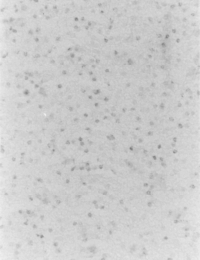
#> input picture thresh1.png, 200 x 260 px
$ python thresholding.py
#> lines starting #> are read from the running program, lines starting #| are printed output that depends on the picture
#> further down, image is the input picture: shape (260, 200); min 126, max 240, mean 204.4
import matplotlib.pyplot as plt
import cv2
import numpy as np


def out_celulas_malas(img, imageFile):
	#_, threshold_binary = cv2.threshold(neg, 90, 150, cv2.THRESH_BINARY)
	#cv2.imshow('thresholdin', threshold_binary)

	#Obtengo el tamaño de la imagen
#> called with imageFile = 'thresh1.png'
    h, w = img.shape
#> h = 260; w = 200

    #IMREAD_GRAYSCALE = Carga la imagen a escala de Grises.
    imgGray = cv2.imread(imageFile, cv2.IMREAD_GRAYSCALE)
    for i in range(h):
        for j in range(w):
            if(img[i][j]>=193 and img[i][j]<=195 ):
                imgGray[i][j]=255
            else:
                imgGray[i][j]=0
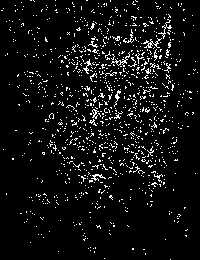
#> imgGray: shape (260, 200); 6.3% white in thin lines or dots
    cv2.imshow('Sin Celulas Muertas',imgGray)


if __name__ == "__main__":

	imageFile = 'thresh1.png'
	image = cv2.imread(imageFile, cv2.IMREAD_GRAYSCALE)
	cv2.imshow('Imagen Fuente',image)
	out_celulas_malas(image, imageFile)


	hist = cv2.calcHist([image], [0], None, [256], [0, 256])
#> hist = 256 values, max 4135 at index 206, min 0 at index 0, mean 203.1

	plt.plot(hist, color='blue' )
	plt.xlabel('Intensidad')
	plt.ylabel('Pixeles Total')
	plt.show()
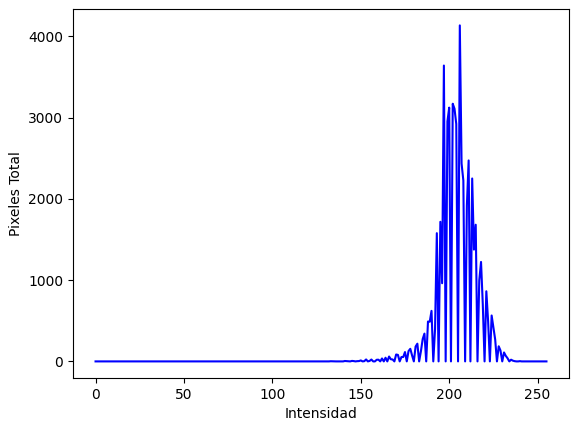
#> figure drawn by matplotlib, 1 panel; curve peaks at x = 206, y = 4135

	cv2.destroyAllWindows()

$ run again, with thresh2.png copied over thresh1.png
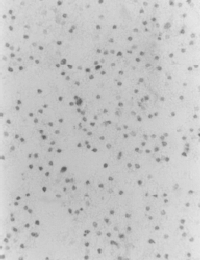
#> input picture thresh2.png, 200 x 260 px
#> image is the input picture: shape (260, 200); min 89, max 235, mean 197.6
#> after the loop in out_celulas_malas, `for i in range(h):`:
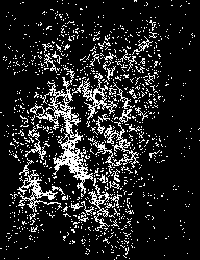
#> imgGray: shape (260, 200); 14% white in thin lines or dots
#> hist = 256 values, max 5022 at index 197, min 0 at index 0, mean 203.1
#> `plt.show()`:
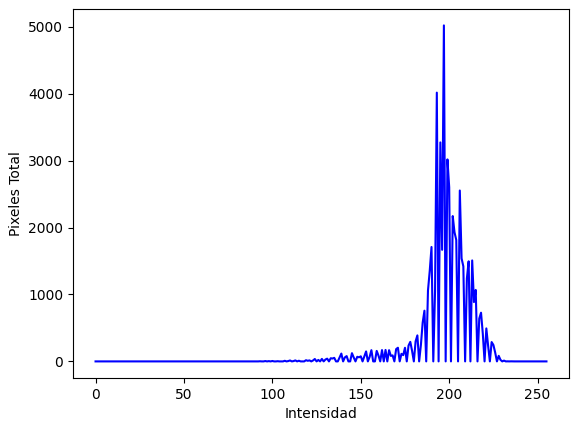
#> figure drawn by matplotlib, 1 panel; curve peaks at x = 197, y = 5022

$ run again, with thresh3.png copied over thresh1.png
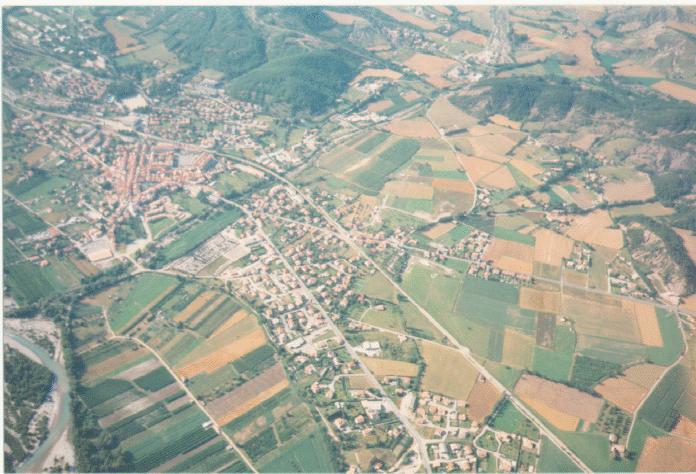
#> input picture thresh3.png, 696 x 474 px
#> after the loop in out_celulas_malas, `for i in range(h):`:
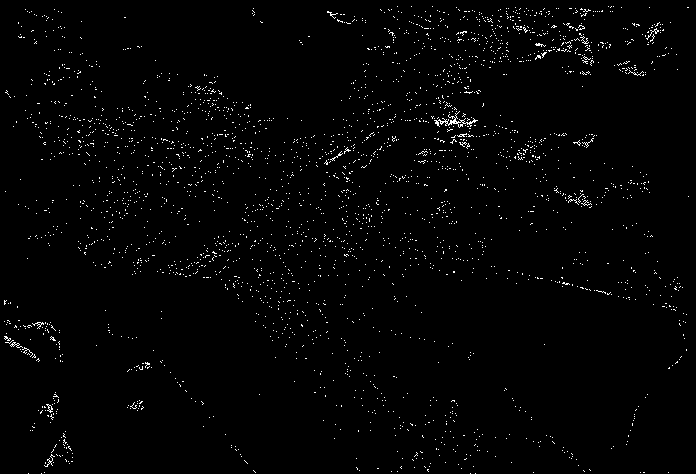
#> imgGray: shape (474, 696); 1.5% white in thin lines or dots
#> hist = 256 values, max 12706 at index 183, min 0 at index 0, mean 1288.7
#> `plt.show()`:
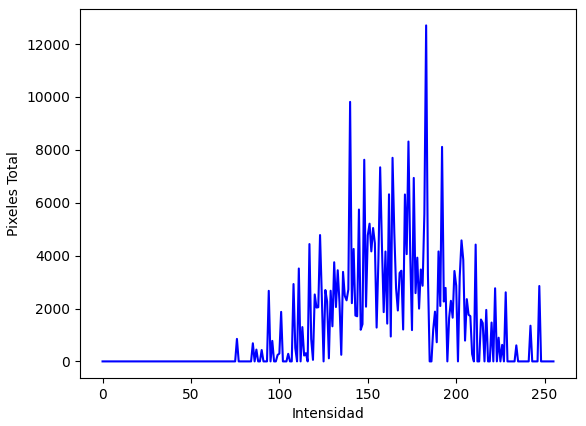
#> figure drawn by matplotlib, 1 panel; curve peaks at x = 183, y = 12706
